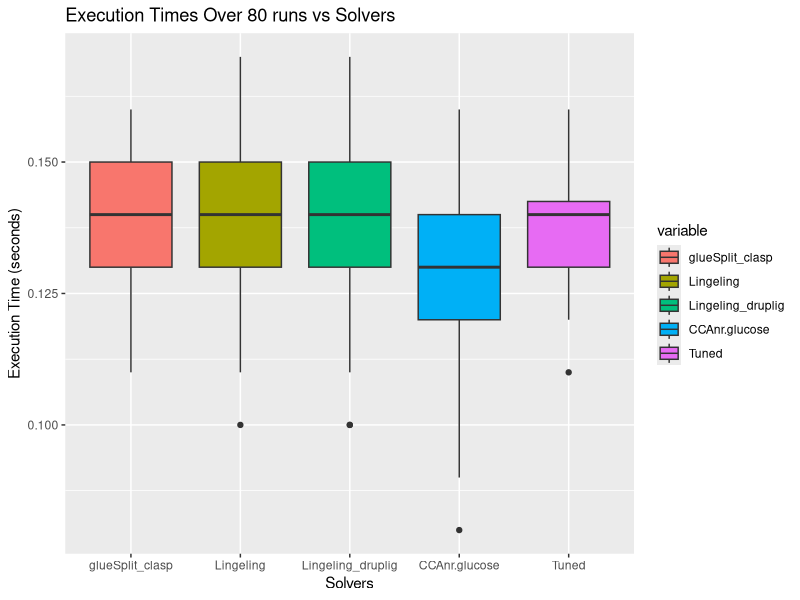

The R source for this figure:
#!/usr/bin/Rscript

library(ggplot2)
library(reshape2)

log_all <- read.table("logall.txt",header=TRUE)
log_bst <- read.table("bestlog.txt",header=TRUE)
solver_data <- read.table("solver_data.txt",header=TRUE)
solver_short_data <- read.table("solver_short_data.txt",header=TRUE)
tuned_data <- read.table("solver_tuned.txt",header=TRUE)

graph_all <- qplot(log_all$tuning_time,log_all$run_time,data=log_all,
                   xlab="Execution Time (seconds)",
                   ylab="Tuning Time (seconds)", 
                   main="Tuning Time vs. Execution Time over 24h")

graph_bst <- qplot(log_bst$tuning_time,log_bst$run_time,
                   geom=c("point","line"),
                   xlab="Execution Time (seconds)",
                   ylab="Tuning Time (seconds)",      
                   main="Tuning Time vs. Best Execution Time over 24h")

graph_solver <- ggplot(data=melt(solver_data), aes(x=variable,y=value)) +
    geom_boxplot(aes(fill=variable)) +
    xlab("Solvers") +
    ylab("Execution Time (seconds)") +
    ggtitle("Execution Times Over 80 runs vs Solvers")

graph_short_solver <- ggplot(data=melt(solver_short_data), aes(x=variable,y=value)) +
    geom_boxplot(aes(fill=variable)) +
    xlab("Solvers") +
    ylab("Execution Time (seconds)") +
    ggtitle("Execution Times Over 80 runs vs Solvers")

graph_tuned_solver <- ggplot(data=melt(tuned_data), aes(x=variable,y=value)) +
    geom_boxplot(aes(fill=variable)) +
    xlab("Solvers") +
    ylab("Execution Time (seconds)") +
    ggtitle("Execution Times Over 80 runs vs Solvers")

#print(graph_all)
#readline("plot done\n")
#print(graph_bst)
#readline("plot done\n")
#print(graph_solver)
#readline("plot done\n")
#print(graph_short_solver)
#readline("plot done\n")
print(graph_tuned_solver)
#readline("plot done\n")
